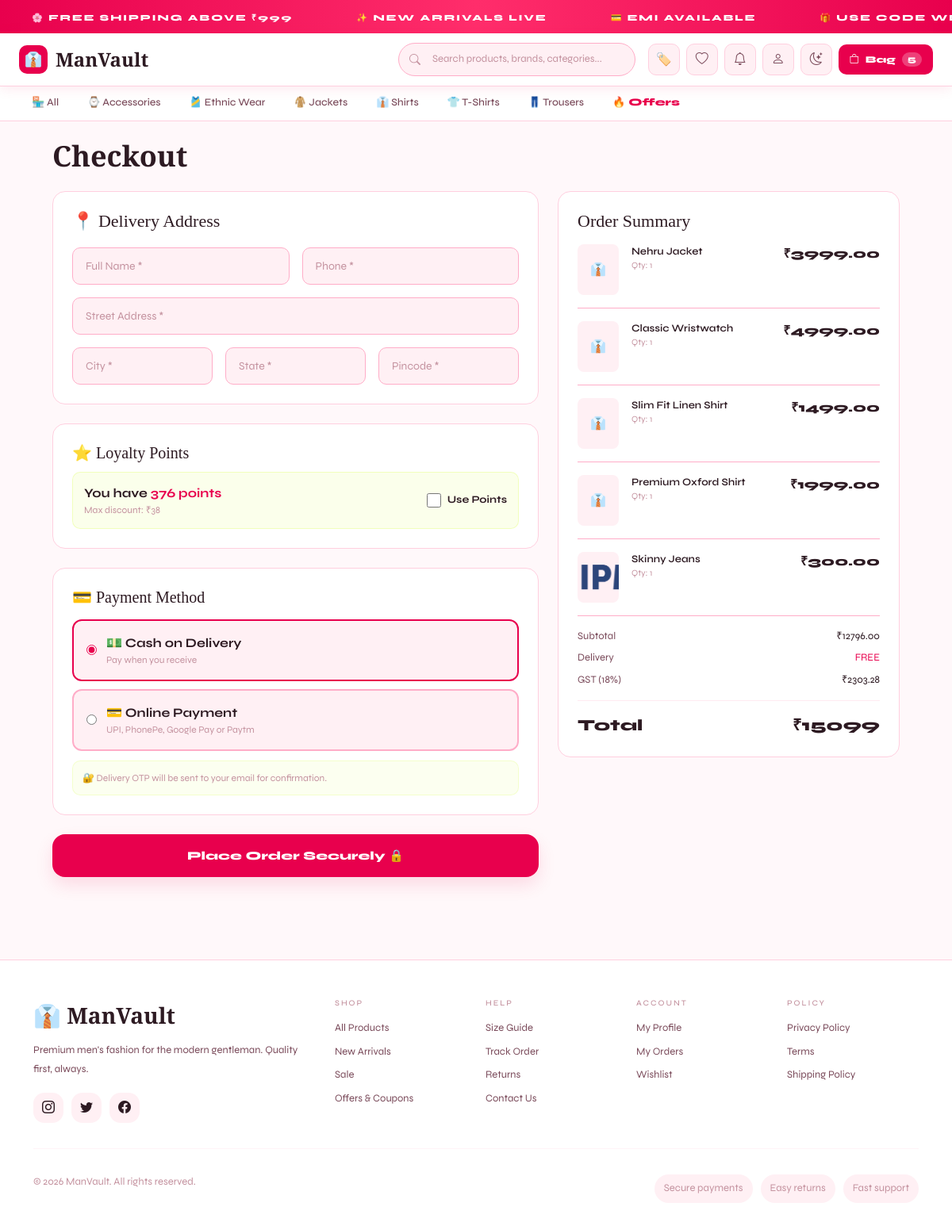
The page /orders/checkout/ (signed in) on the database its author committed.
### store/models.py (models this page shows, shortened)
class Category(models.Model):
    name = models.CharField(max_length=100)
    slug = models.SlugField(unique=True)
    description = models.TextField(blank=True)
    image = models.ImageField(upload_to='categories/', blank=True, null=True)
    icon = models.CharField(max_length=10, default='👕')
    is_active = models.BooleanField(default=True)
    created_at = models.DateTimeField(auto_now_add=True)
    class Meta:
        verbose_name_plural = 'Categories'
        ordering = ['name']

class CartItem(models.Model):
    cart = models.ForeignKey(Cart, on_delete=models.CASCADE, related_name='items')
    product = models.ForeignKey(Product, on_delete=models.CASCADE)
    variant = models.ForeignKey(ProductVariant, on_delete=models.SET_NULL, null=True, blank=True)
    quantity = models.PositiveIntegerField(default=1)
    added_at = models.DateTimeField(auto_now_add=True)
    @property
    def subtotal(self):
        return self.product.price * self.quantity

class Product(models.Model):
    BADGE_CHOICES = [('','None'),('new','NEW'),('hot','HOT'),('sale','SALE'),('trending','TRENDING')]
    category = models.ForeignKey(Category, on_delete=models.SET_NULL, null=True, related_name='products')
    brand = models.ForeignKey(Brand, on_delete=models.SET_NULL, null=True, blank=True, related_name='products')
    name = models.CharField(max_length=200)
    slug = models.SlugField(unique=True, blank=True)
    description = models.TextField(blank=True)
    material = models.CharField(max_length=200, blank=True)
    price = models.DecimalField(max_digits=10, decimal_places=2)
    original_price = models.DecimalField(max_digits=10, decimal_places=2, blank=True, null=True)
    stock = models.PositiveIntegerField(default=0)
    badge = models.CharField(max_length=20, choices=BADGE_CHOICES, blank=True)
    is_active = models.BooleanField(default=True)
    is_featured = models.BooleanField(default=False)
    rating = models.DecimalField(max_digits=3, decimal_places=1, default=0)
    review_count = models.PositiveIntegerField(default=0)
    sales_count = models.PositiveIntegerField(default=0)
    created_at = models.DateTimeField(auto_now_add=True)
    updated_at = models.DateTimeField(auto_now=True)
    class Meta: ordering = ['-created_at']
    @property
    def main_image(self):
        return self.images.filter(is_primary=True).first() or self.images.first()

class ProductImage(models.Model):
    product = models.ForeignKey(Product, on_delete=models.CASCADE, related_name='images')
    image = models.ImageField(upload_to='products/')
    alt_text = models.CharField(max_length=200, blank=True)
    is_primary = models.BooleanField(default=False)
    order = models.PositiveIntegerField(default=0)
    class Meta: ordering = ['order']

### orders/views.py (the view)
# urls.py: path('checkout/', views.checkout, name='checkout'),
@login_required
def checkout(request):
    cart = get_cart(request)
    if not cart.items.exists():
        messages.error(request, 'Your cart is empty.')
        return redirect('store:cart')
    addresses = request.user.addresses.all()
    coupon_id = request.session.get('coupon_id')
    coupon = None; coupon_discount = 0
    if coupon_id:
        try:
            coupon = Coupon.objects.get(id=coupon_id)
            coupon_discount = coupon.calculate_discount(cart.total)
        except: pass
    subtotal = cart.total
    shipping = 0 if subtotal >= 999 else 99
    tax = round(subtotal * 18 / 100, 2)
    total = max(0, subtotal + shipping + tax - coupon_discount)
    loyalty_pts = request.user.loyalty_points
    max_loyalty_discount = min(loyalty_pts / 10, float(total) * 0.10)
    return render(request, 'orders/checkout.html', {
        'cart': cart, 'addresses': addresses, 'coupon': coupon,
        'subtotal': subtotal, 'shipping': shipping, 'tax': tax,
        'coupon_discount': coupon_discount, 'total': total,
        'loyalty_pts': loyalty_pts, 'max_loyalty_discount': max_loyalty_discount,
    })

### templates/orders/checkout.html (shortened to what this page needs)
{% extends 'base.html' %}{% block title %}Checkout — ManVault{% endblock %}
{% block content %}
<div class="container py-4">
  <h1 class="section-title mb-4">Checkout</h1>
  <div class="row g-4">
    <div class="col-lg-7">
      <form id="checkout-form" method="POST" action="{% url 'orders:place_order' %}">
        <div class="mv-card p-4 mb-4">
          <h5 style="font-family:'Cormorant Garamond',serif;font-size:22px;margin-bottom:20px">📍 Delivery Address</h5>
          {% if addresses %}{% for addr in addresses %}
          <label style="display:block;background:var(--bg3);border:2px solid {% if forloop.first %}var(--acc){% else %}var(--brd){% endif %};border-radius:12px;padding:16px;margin-bottom:10px;cursor:pointer" id="al-{{ addr.id }}">
            <input type="radio" name="address_id" value="{{ addr.id }}" {% if forloop.first %}checked{% endif %} onchange="selectAddr({{ addr.id }})" style="margin-right:8px">
            <strong>{{ addr.full_name }}</strong><span style="background:var(--acc);color:var(--acctx);font-size:9px;font-weight:800;padding:2px 8px;border-radius:4px;margin-left:8px">{{ addr.label|upper }}</span>
            <div style="font-size:13px;color:var(--tx2);margin-top:6px">{{ addr.line1 }}, {{ addr.city }}, {{ addr.state }} — {{ addr.pincode }}</div>
            <div style="font-size:12px;color:var(--tx3)">📞 {{ addr.phone }}</div>
          </label>
          {% endfor %}<a href="{% url 'accounts:add_address' %}" style="font-size:13px;color:var(--acc)">+ Add new address</a>
          {% else %}
          <div class="row g-3">
            <div class="col-md-6"><input type="text" name="full_name" placeholder="Full Name *" class="mv-input" required></div>
            <div class="col-md-6"><input type="text" name="phone" placeholder="Phone *" class="mv-input" required></div>
            <div class="col-12"><input type="text" name="address" placeholder="Street Address *" class="mv-input" required></div>
            <div class="col-md-4"><input type="text" name="city" placeholder="City *" class="mv-input" required></div>
            <div class="col-md-4"><input type="text" name="state" placeholder="State *" class="mv-input" required></div>
            <div class="col-md-4"><input type="text" name="pincode" placeholder="Pincode *" class="mv-input" required></div>
          </div>{% endif %}
        </div>
        {% if loyalty_pts > 0 %}
        <div class="mv-card p-4 mb-4">
          <h5 style="font-family:'Cormorant Garamond',serif;font-size:20px;margin-bottom:12px">⭐ Loyalty Points</h5>
          <div style="background:rgba(200,255,0,.08);border:1px solid rgba(200,255,0,.2);border-radius:10px;padding:14px;display:flex;justify-content:space-between;align-items:center">
            <div><div style="font-weight:700">You have <span style="color:var(--acc)">{{ loyalty_pts }} points</span></div><div style="font-size:12px;color:var(--tx3)">Max discount: ₹{{ max_loyalty_discount|floatformat:0 }}</div></div>
            <label style="cursor:pointer;display:flex;align-items:center;gap:8px"><input type="checkbox" name="use_loyalty" style="accent-color:var(--acc);width:18px;height:18px"><span style="font-weight:700;font-size:13px">Use Points</span></label>
          </div>
        </div>
        {% endif %}
        <div class="mv-card p-4 mb-4">
          <h5 style="font-family:'Cormorant Garamond',serif;font-size:20px;margin-bottom:16px">💳 Payment Method</h5>
          <label style="display:flex;align-items:center;gap:12px;background:var(--bg3);border:2px solid var(--acc);border-radius:12px;padding:16px;margin-bottom:10px;cursor:pointer">
            <input type="radio" name="payment_method" value="cod" checked style="accent-color:var(--acc)" onchange="updatePaymentDetails()">
            <div><div style="font-weight:700">💵 Cash on Delivery</div><div style="font-size:12px;color:var(--tx3)">Pay when you receive</div></div>
          </label>
          <label style="display:flex;align-items:center;gap:12px;background:var(--bg3);border:2px solid var(--brd);border-radius:12px;padding:16px;cursor:pointer">
            <input type="radio" name="payment_method" value="online" style="accent-color:var(--acc)" onchange="updatePaymentDetails()">
            <div><div style="font-weight:700">💳 Online Payment</div><div style="font-size:12px;color:var(--tx3)">UPI, PhonePe, Google Pay or Paytm</div></div>
          </label>
          <div style="background:rgba(200,255,0,.06);border:1px solid rgba(200,255,0,.15);border-radius:10px;padding:12px;margin-top:12px;font-size:12px;color:var(--tx3)">🔐 Delivery OTP will be sent to your email for confirmation.</div>
        </div>
        <button type="submit" class="mv-btn w-100 justify-content-center" style="padding:16px;font-size:15px">Place Order Securely 🔒</button>
      </form>
    </div>
    <div class="col-lg-5">
      <div class="mv-card p-4" style="position:sticky;top:80px">
        <h5 style="font-family:'Cormorant Garamond',serif;font-size:22px;margin-bottom:16px">Order Summary</h5>
        {% for item in cart.items.all %}
        <div class="d-flex gap-3 mb-3 pb-3" style="border-bottom:1px solid var(--brd)">
          <div style="width:52px;height:64px;flex-shrink:0;background:var(--bg3);border-radius:8px;overflow:hidden">{% if item.product.main_image %}<img src="{{ item.product.main_image.image.url }}" style="width:100%;height:100%;object-fit:cover">{% else %}<div style="display:flex;height:100%;align-items:center;justify-content:center">👔</div>{% endif %}</div>
          <div class="flex-grow-1"><div style="font-size:13px;font-weight:600">{{ item.product.name }}</div><div style="font-size:11px;color:var(--tx3)">Qty: {{ item.quantity }}</div></div>
          <div style="font-weight:800">₹{{ item.subtotal }}</div>
        </div>
        {% endfor %}
        <div class="d-flex justify-content-between mb-2" style="font-size:13px"><span style="color:var(--tx2)">Subtotal</span><span>₹{{ subtotal }}</span></div>
        <div class="d-flex justify-content-between mb-2" style="font-size:13px"><span style="color:var(--tx2)">Delivery</span><span style="color:var(--acc)">{% if shipping == 0 %}FREE{% else %}₹{{ shipping }}{% endif %}</span></div>
        <div class="d-flex justify-content-between mb-2" style="font-size:13px"><span style="color:var(--tx2)">GST (18%)</span><span>₹{{ tax }}</span></div>
        <hr style="border-color:var(--brd)">
        <div class="d-flex justify-content-between" style="font-size:20px;font-weight:800"><span>Total</span><span>₹{{ total|floatformat:0 }}</span></div>
      </div>
    </div>
  </div>
</div>
{% endblock %}

### templates/base.html (shortened to what this page needs)
<!DOCTYPE html>
<html lang="en">
<head>
<link href="https://cdn.jsdelivr.net/npm/bootstrap@5.3.0/dist/css/bootstrap.min.css" rel="stylesheet"/>
<link href="https://cdn.jsdelivr.net/npm/bootstrap-icons@1.11.0/font/bootstrap-icons.css" rel="stylesheet"/>
</head>
<body>
<div class="ticker">
  <div class="ticker-inner">
    {% for _ in "12345678" %}
    <span class="ticker-item">🌸 FREE SHIPPING ABOVE ₹999</span>
    <span class="ticker-item">✨ NEW ARRIVALS LIVE</span>
    <span class="ticker-item">💳 EMI AVAILABLE</span>
    <span class="ticker-item">🎁 USE CODE WELCOME10 — 10% OFF</span>
    {% endfor %}
  </div>
</div>
<nav class="mv-navbar">
  <div class="container-fluid d-flex flex-wrap align-items-center gap-3">
    <div class="d-flex align-items-center gap-3 flex-grow-1">
      <a href="{% url 'store:home' %}" class="mv-logo">
        <div class="mv-logo-icon">👔</div> ManVault
      </a>
    </div>
    <div class="nav-search d-none d-md-flex flex-grow-1">
      <form action="{% url 'store:shop' %}" method="GET" class="w-100">
        <i class="bi bi-search si"></i>
        <input type="text" name="q" placeholder="Search products, brands, categories..." value="{{ request.GET.q }}">
      </form>
    </div>
    <div class="nav-actions d-none d-md-flex align-items-center gap-2 ms-auto">
      <a href="{% url 'store:offers' %}" class="icon-btn" title="Offers & Coupons">🏷️</a>
      <a href="{% url 'store:wishlist' %}" class="icon-btn" title="Wishlist">
        <i class="bi bi-heart"></i>
      </a>
      {% if user.is_authenticated %}
        <a href="{% url 'notifications:list' %}" class="icon-btn" title="Notifications">
          <i class="bi bi-bell"></i>
        </a>
        <div class="dropdown">
          <div class="icon-btn" data-bs-toggle="dropdown" style="cursor:pointer" aria-expanded="false">
            <i class="bi bi-person"></i>
          </div>
        </div>
      {% else %}
        <a href="{% url 'accounts:login' %}" class="mv-btn-outline" style="padding:8px 14px;font-size:12px">Sign In</a>
      {% endif %}
      <button class="icon-btn" onclick="toggleTheme()" title="Toggle dark mode" aria-label="Toggle dark mode">
        <i class="bi bi-moon-stars"></i>
      </button>
      <a href="{% url 'store:cart' %}" class="cart-btn">
        <i class="bi bi-bag"></i> Bag
        {% if cart_count %}<span style="background:rgba(255,255,255,.25);border-radius:50px;padding:1px 7px;font-size:11px">{{ cart_count }}</span>{% endif %}
      </a>
    </div>
  </div>
</nav>
<div class="cat-nav flex-wrap">
  <a href="{% url 'store:shop' %}" {% if request.path == '/shop/' %}class="active"{% endif %}>🏪 All</a>
  {% for cat in cats_for_nav %}
  <a href="{% url 'store:category' cat.slug %}">{{ cat.icon }} {{ cat.name }}</a>
  {% endfor %}
  <a href="{% url 'store:offers' %}" style="color:var(--acc);font-weight:800">🔥 Offers</a>
</div>
<main class="container px-3 px-md-4">
{% block content %}{% endblock %}
</main>
<footer class="mv-footer">
  <div class="container">
    <div class="row g-4">
      <div class="col-lg-4">
        <div class="footer-logo mb-2">👔 ManVault</div>
        <p class="footer-text">Premium men's fashion for the modern gentleman. Quality first, always.</p>
        <div class="footer-socials">
          <a href="#" class="footer-social-btn"><i class="bi bi-instagram"></i></a>
          <a href="#" class="footer-social-btn"><i class="bi bi-twitter"></i></a>
          <a href="#" class="footer-social-btn"><i class="bi bi-facebook"></i></a>
        </div>
      </div>
      <div class="col-sm-4 col-lg-2 footer-links">
        <h6>Shop</h6>
        <a href="{% url 'store:shop' %}">All Products</a>
        <a href="{% url 'store:shop' %}?badge=new">New Arrivals</a>
        <a href="{% url 'store:shop' %}?badge=sale">Sale</a>
        <a href="{% url 'store:offers' %}">Offers & Coupons</a>
      </div>
      <div class="col-sm-4 col-lg-2 footer-links">
        <h6>Help</h6>
        <a href="#">Size Guide</a>
        <a href="#">Track Order</a>
        <a href="#">Returns</a>
        <a href="#">Contact Us</a>
      </div>
      <div class="col-sm-4 col-lg-2 footer-links">
        <h6>Account</h6>
        {% if user.is_authenticated %}
        <a href="{% url 'accounts:profile' %}">My Profile</a>
        <a href="{% url 'orders:order_list' %}">My Orders</a>
        <a href="{% url 'store:wishlist' %}">Wishlist</a>
        {% else %}
        <a href="{% url 'accounts:login' %}">Sign In</a>
        <a href="{% url 'accounts:register' %}">Register</a>
        {% endif %}
      </div>
      <div class="col-lg-2 footer-links">
        <h6>Policy</h6>
        <a href="#">Privacy Policy</a>
        <a href="#">Terms</a>
        <a href="#">Shipping Policy</a>
      </div>
    </div>
    <hr style="border-color:var(--brd2);margin:32px 0 20px">
    <div class="footer-bottom">
      <p>© {% now 'Y' %} ManVault. All rights reserved.</p>
      <div class="footer-cert">
        <span>Secure payments</span>
        <span>Easy returns</span>
        <span>Fast support</span>
      </div>
    </div>
  </div>
</footer>
</body>
</html>

### rows shown on the page
Category: icon "⌚", name "Accessories"
Category: icon "🎽", name "Ethnic Wear"
Category: icon "🧥", name "Jackets"
Category: icon "👔", name "Shirts"
Category: icon "👕", name "T-Shirts"
Category: icon "👖", name "Trousers"
CartItem: product.name "Nehru Jacket", quantity "1", subtotal "3999.00"
CartItem: product.name "Classic Wristwatch", quantity "1", subtotal "4999.00"
CartItem: product.name "Slim Fit Linen Shirt", quantity "1", subtotal "1499.00"
CartItem: product.name "Premium Oxford Shirt", quantity "1", subtotal "1999.00"
CartItem: product.main_image.image (picture), product.name "Skinny Jeans", quantity "1", subtotal "300.00"

### other values the page prints
{{ cart_count }} "5"
{{ loyalty_pts }} "376"
{{ max_loyalty_discount|floatformat:0 }} "38"
{{ subtotal }} "12796.00"
{{ tax }} "2303.28"
{{ total|floatformat:0 }} "15099"
